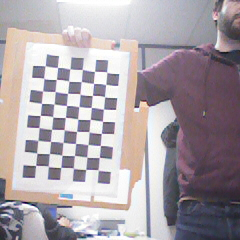
#> input picture DEVELOPMENT/AE4317_2019_datasets/calibration_bottomcam/20190121-163846/32694288.jpg, 240 x 240 px
$ python convert_jpg_to_yuv422.py ../../../AE4317_2019_datasets/calibration_bottomcam/20190121-163846/32694288.jpg out.png
#> lines starting #> are read from the running program, lines starting #| are printed output that depends on the picture
#> in main, bgr is the input picture: shape (240, 240, 3); mean B, G, R 168, 162.1, 170.4
#!/usr/bin/env python3
"""
convert_jpg_to_yuv422.py

Convert JPEG (or any image OpenCV can read) to raw UYVY (YUV422) bytes
that the C test binary can consume.

USAGE:
    python3 convert_jpg_to_yuv422.py  <input.jpg>  [output.yuv422]

    If no output path given, writes to <input_stem>.yuv422

Prints the width and height so you can pass them to the C binary:
    ./test_obstacle_detection  output.yuv422  <width>  <height>  results/
"""

import sys
import os
import numpy as np
import cv2


def bgr_to_uyvy(bgr: np.ndarray) -> bytes:
    h, w = bgr.shape[:2]
#> h = 240; w = 240
    if w % 2:
        bgr = bgr[:, :w-1, :]
        w -= 1

    yuv = cv2.cvtColor(bgr, cv2.COLOR_BGR2YUV)
#> yuv: shape (240, 240, 3); mean of channels 0, 1, 2 165.3, 129.2, 132.5
    Y = yuv[:, :, 0]
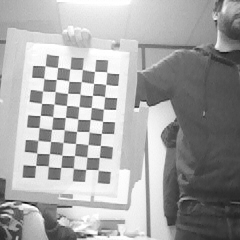
#> Y: shape (240, 240); min 9, max 255, mean 165.3
    U = yuv[:, :, 1]
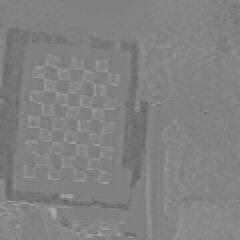
#> U: shape (240, 240); min 97, max 169, mean 129.2
    V = yuv[:, :, 2]
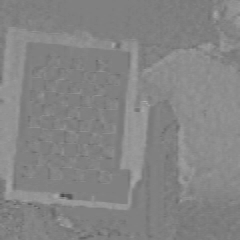
#> V: shape (240, 240); min 70, max 174, mean 132.5

    # Average U/V over each horizontal pixel pair
    Up = ((U[:, 0::2].astype(np.int16) + U[:, 1::2].astype(np.int16)) // 2).astype(np.uint8)
    Vp = ((V[:, 0::2].astype(np.int16) + V[:, 1::2].astype(np.int16)) // 2).astype(np.uint8)
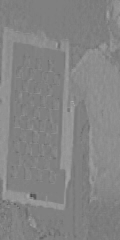
#> Vp: shape (240, 120); min 70, max 173, mean 132.3

    raw = np.zeros((h, w * 2), dtype=np.uint8)
    raw[:, 0::4] = Up          # U
    raw[:, 1::4] = Y[:, 0::2]  # Y0
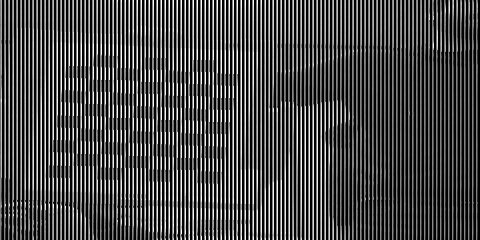
#> raw: shape (240, 480); min 0, max 255, mean 73.6
    raw[:, 2::4] = Vp          # V
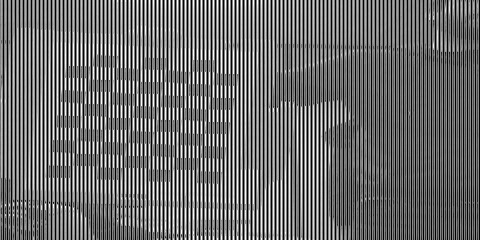
#> raw: shape (240, 480); min 0, max 255, mean 106.7
    raw[:, 3::4] = Y[:, 1::2]  # Y1
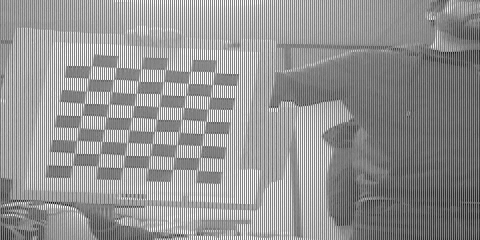
#> raw: shape (240, 480); min 9, max 255, mean 148

    return raw.tobytes(), w, h


def main():
    if len(sys.argv) < 2:
        print(f"Usage: {sys.argv[0]}  <input.jpg>  [output.yuv422]")
        sys.exit(1)

    inp = sys.argv[1]
    if len(sys.argv) >= 3:
        out = sys.argv[2]
    else:
        stem = os.path.splitext(inp)[0]
        out = stem + ".yuv422"

    bgr = cv2.imread(inp)
    if bgr is None:
        print(f"ERROR: cannot read {inp}")
        sys.exit(1)

    raw, w, h = bgr_to_uyvy(bgr)
#> w = 240; h = 240

    with open(out, "wb") as f:
        f.write(raw)

    print(f"Converted: {inp}")
    print(f"  Output:  {out}  ({len(raw)} bytes)")
#|   Output:  out.png  (115200 bytes)
    print(f"  Size:    {w} x {h}")
#|   Size:    240 x 240
    print()
    print(f"Run the C test with:")
    print(f"  ./test_obstacle_detection  {out}  {w}  {h}  results/")
#|   ./test_obstacle_detection  out.png  240  240  results/
    print()
    print(f"Run multi-frame (same image repeated 10x):")
    print(f"  ./test_multiframe  {out}  {w}  {h}  10")
#|   ./test_multiframe  out.png  240  240  10


if __name__ == "__main__":
    main()

$ run again, on DEVELOPMENT/AE4317_2019_datasets/calibration_bottomcam/20190121-163846/37636484.jpg
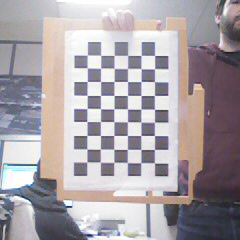
#> input picture DEVELOPMENT/AE4317_2019_datasets/calibration_bottomcam/20190121-163846/37636484.jpg, 240 x 240 px
#> in main, bgr is the input picture: shape (240, 240, 3); mean B, G, R 167.2, 161.9, 169.1
#> yuv: shape (240, 240, 3); mean of channels 0, 1, 2 164.7, 129.2, 131.9
#> in bgr_to_uyvy, `Vp = ((V[:, 0::2].astype(np.int16) + V[:, 1::2].astype(np.int16)) // 2..`:
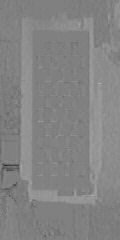
#> Vp: shape (240, 120); min 47, max 174, mean 131.7
#> in bgr_to_uyvy, `raw[:, 3::4] = Y[:, 1::2]`:
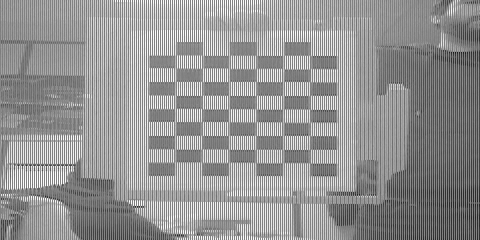
#> raw: shape (240, 480); min 23, max 255, mean 147.5
#> in main, `raw, w, h = bgr_to_uyvy(bgr)`: w = 240
#|   Output:  out.png  (115200 bytes)
#|   Size:    240 x 240
#|   ./test_obstacle_detection  out.png  240  240  results/
#|   ./test_multiframe  out.png  240  240  10

$ run again, on DEVELOPMENT/AE4317_2019_datasets/calibration_bottomcam/20190121-163846/56194978.jpg
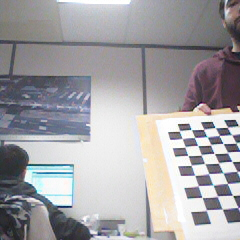
#> input picture DEVELOPMENT/AE4317_2019_datasets/calibration_bottomcam/20190121-163846/56194978.jpg, 240 x 240 px
#> in main, bgr is the input picture: shape (240, 240, 3); mean B, G, R 165.2, 161.9, 163.3
#> yuv: shape (240, 240, 3); mean of channels 0, 1, 2 162.7, 129.2, 128.5
#> in bgr_to_uyvy, `Vp = ((V[:, 0::2].astype(np.int16) + V[:, 1::2].astype(np.int16)) // 2..`:
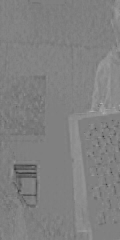
#> Vp: shape (240, 120); min 56, max 174, mean 128.4
#> in bgr_to_uyvy, `raw[:, 3::4] = Y[:, 1::2]`:
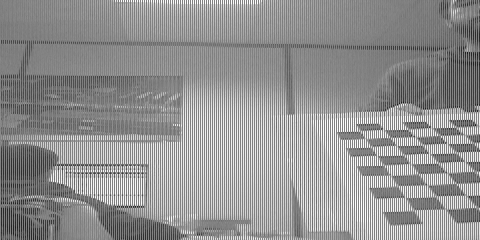
#> raw: shape (240, 480); min 22, max 255, mean 145.7
#> in main, `raw, w, h = bgr_to_uyvy(bgr)`: w = 240
#|   Output:  out.png  (115200 bytes)
#|   Size:    240 x 240
#|   ./test_obstacle_detection  out.png  240  240  results/
#|   ./test_multiframe  out.png  240  240  10

$ run again, on DEVELOPMENT/AE4317_2019_datasets/calibration_bottomcam/20190121-163846/59624229.jpg
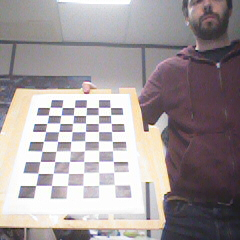
#> input picture DEVELOPMENT/AE4317_2019_datasets/calibration_bottomcam/20190121-163846/59624229.jpg, 240 x 240 px
#> in main, bgr is the input picture: shape (240, 240, 3); mean B, G, R 155.1, 153, 161.2
#> yuv: shape (240, 240, 3); mean of channels 0, 1, 2 155.7, 127.7, 132.8
#> in bgr_to_uyvy, `raw[:, 3::4] = Y[:, 1::2]`:
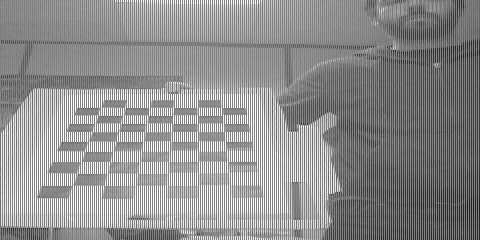
#> raw: shape (240, 480); min 24, max 255, mean 142.9
#> in main, `raw, w, h = bgr_to_uyvy(bgr)`: w = 240
#|   Output:  out.png  (115200 bytes)
#|   Size:    240 x 240
#|   ./test_obstacle_detection  out.png  240  240  results/
#|   ./test_multiframe  out.png  240  240  10
